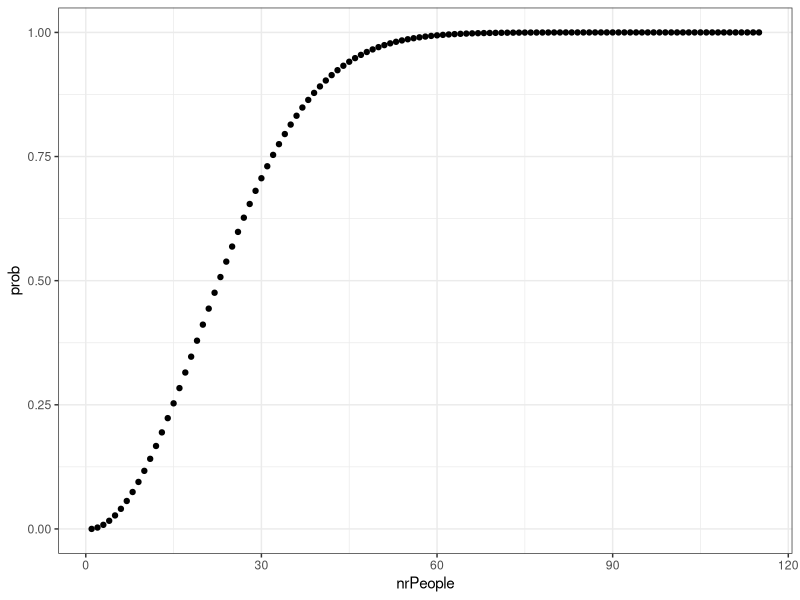
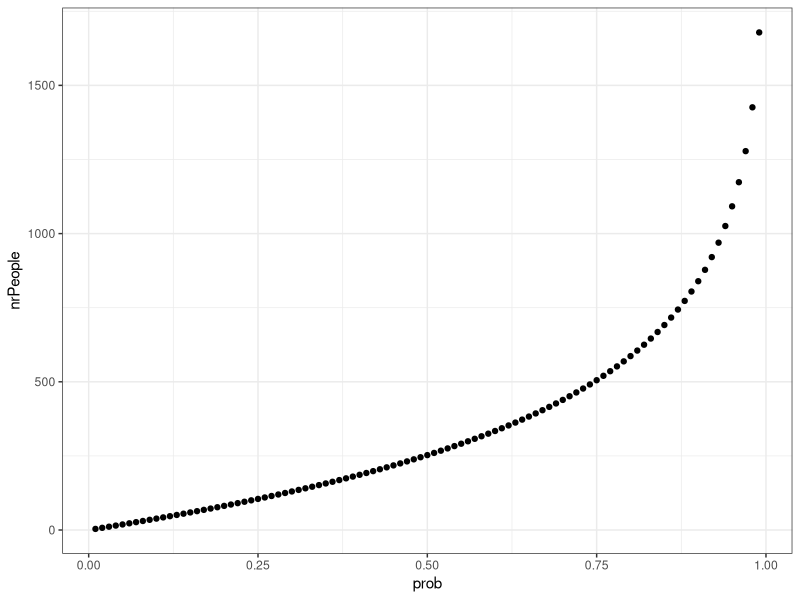

Recreate these plots in R, in order.
## ---- chunk 1
6 * 6 * 6 * 6 * 6
## ---- chunk 2
# Denominator
denom <- 6 * 6 * 6 * 6
denom

# Numerator
numer <- 5 * 5 * 5 * 5
numer

# Probability
1 - (numer/denom)
## ---- chunk 3
exact4 <- 1
exact3 <- (1 * 1 * 1 * 5) * 4
exact2 <- (1 * 1 * 5 * 5) * 6
exact1 <- (1 * 5 * 5 * 5) * 4

newNumer <- exact4 + exact3 + exact2 + exact1
newNumer

newNumer / denom
## ---- chunk 4
denom <- 7 * 7 * 7 # Total number of possible ways to draw the balls
denom

numerA <- 4 * 4 * 4 # Total number of possible ways to draw exactly 3 odd balls
numerA

probA <- numerA / denom
probA

numerB <- (4 * 3 * 3) * 3 # Total # of possible ways to draw exactly 1 odd ball
numerB

probB <- numerB / denom
probB
## ---- chunk 5
denom <- 7 * 6 * 5 # Total number of ways to draw the balls
denom

numerA <- 4 * 3 * 2 # Total number of possible ways to draw exactly 3 odd balls
numerA

probA <- numerA / denom
probA

numerB <- (4 * 3 * 2) * 3 # Total # of possible ways to draw exactly 1 odd ball
numerB

probB <- numerB / denom
probB
## ---- chunk 6
nrPeople <- 23
totalNrPossibleOutcomes <- 365 ^ nrPeople
complementNrOutcomes <- prod(seq((365 - nrPeople) + 1, 365))

1 - (complementNrOutcomes / totalNrPossibleOutcomes)
## ---- chunk 7
library(dplyr)
library(purrr)
library(ggplot2)

ProbBdayMatch <- function(nrPeople, nrDays = 365) {
  denom <- nrDays ^ nrPeople
  numer <- prod(seq(nrDays - nrPeople + 1, nrDays))
  return(list(prob = 1 - (numer / denom), nrPeople = nrPeople))
}

probabilities <- map_dfr(seq(1, 115), ProbBdayMatch)
ggplot(probabilities, aes(x = nrPeople, y = prob)) + geom_point() + theme_bw()
## ---- chunk 8
match3 <- 1
match2 <- 364 * 3
match1 <- (364 ^ 2) * 3
match0 <- 364 ^ 3
atLeast1 <- match3 + match2 + match1
denom <- 365 ^ 3

atLeast1 / denom
1 - (match0 / denom)
## ---- chunk 9
match4 <- 1
match3 <- (364 * 1 * 1 * 1) + (1 * 364 * 1 * 1) + (1 * 1 * 364 * 1) + (1 * 1 * 1 * 364)
match2 <- (364 * 364 * 1 * 1) + (364 * 1 * 364 * 1) + (364 * 1 * 1 * 364) + (1 * 364 * 364 * 1) + (1 * 364 * 1 * 364) + (1 * 1 * 364 * 364)
match1 <- (364 * 364 * 364 * 1) + (364 * 364 * 1 * 364) + (364 * 1 * 364 * 364) + (1 * 364 * 364 * 364)
match0 <- 364 ^ 4
atLeast1 <- match4 + match3 + match2 + match1
denom <- 365 ^ 4

atLeast1 / denom
1 - (match0 / denom)
## ---- chunk 10
NrPeopleToMeet <- function(probability, nrDays = 365) {
  
  numerator <- 1 - probability
  return(list(nrPeople = log10(numerator) / log10((nrDays - 1) / nrDays),
              prob = probability))
}

probabilities <- seq(0.01, 0.99, 0.01)
people <- map_dfr(probabilities, NrPeopleToMeet)

ggplot(people, aes(x = prob, y = nrPeople)) + geom_point() + theme_bw()
## ---- chunk 11
denom <- factorial(17)
numer <- 2 * 24 * 6 * 6 * 120 * 120
numer / denom
## ---- chunk 12
denom <- factorial(10)
numer <- 120 * 120 * 2
numer / denom
## ---- chunk 13
factorial(10) / (factorial(3) * factorial(4) * factorial(3))
## ---- chunk 14
factorial(11) / (factorial(4) * factorial(3) * factorial(2) * factorial(2))
## ---- chunk 15
denom <- 2 ^ 10
nrPerm <- factorial(10) / factorial(7)
numer <- nrPerm / factorial(3)
numer / denom
